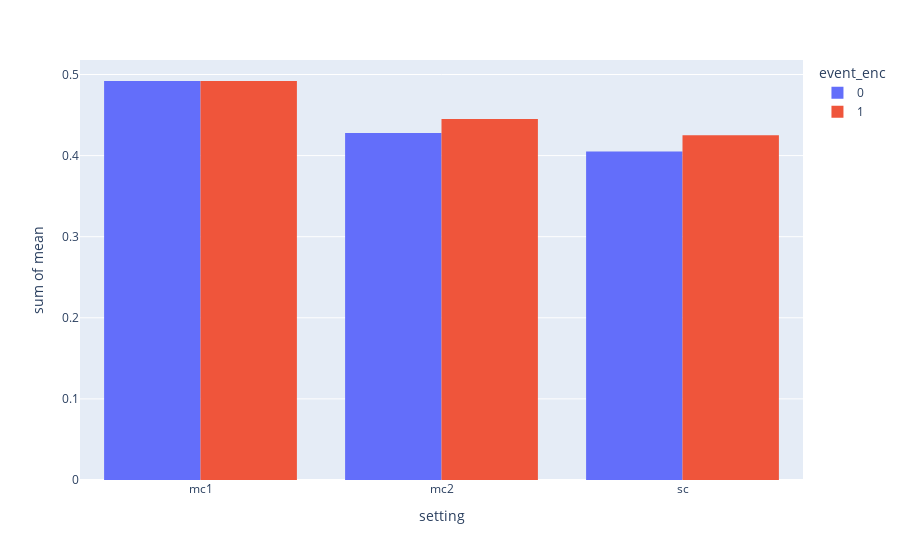

The notebook cell saved with this chart:
### Code cell
temp = df2.reset_index()[df2.reset_index().dataset=='/scratch/hokarami/data_tedam/p12/']
fig = px.histogram(temp, x='setting' ,y='mean',color='event_enc', barmode='group')
fig.show()

### Figure 1 — Plotly figure (JSON) as saved in the notebook; plotly's stock layout.template omitted (floating-point values rounded to 4 significant figures)
{"data": [{"alignmentgroup": "True", "bingroup": "x", "histfunc": "sum", "hovertemplate": "event_enc=0<br>setting=%{x}<br>sum of mean=%{y}<extra></extra>", "legendgroup": "0", "marker": {"color": "#636efa", "pattern": {"shape": ""}}, "name": "0", "offsetgroup": "0", "orientation": "v", "showlegend": true, "type": "histogram", "x": ["mc1", "mc2", "sc"], "xaxis": "x", "y": [0.492, 0.428, 0.405], "yaxis": "y"}, {"alignmentgroup": "True", "bingroup": "x", "histfunc": "sum", "hovertemplate": "event_enc=1<br>setting=%{x}<br>sum of mean=%{y}<extra></extra>", "legendgroup": "1", "marker": {"color": "#EF553B", "pattern": {"shape": ""}}, "name": "1", "offsetgroup": "1", "orientation": "v", "showlegend": true, "type": "histogram", "x": ["mc1", "mc2", "sc"], "xaxis": "x", "y": [0.492, 0.445, 0.425], "yaxis": "y"}], "layout": {"barmode": "group", "legend": {"title": {"text": "event_enc"}, "tracegroupgap": 0}, "margin": {"t": 60}, "xaxis": {"anchor": "y", "domain": [0, 1], "title": {"text": "setting"}}, "yaxis": {"anchor": "x", "domain": [0, 1], "title": {"text": "sum of mean"}}}}
